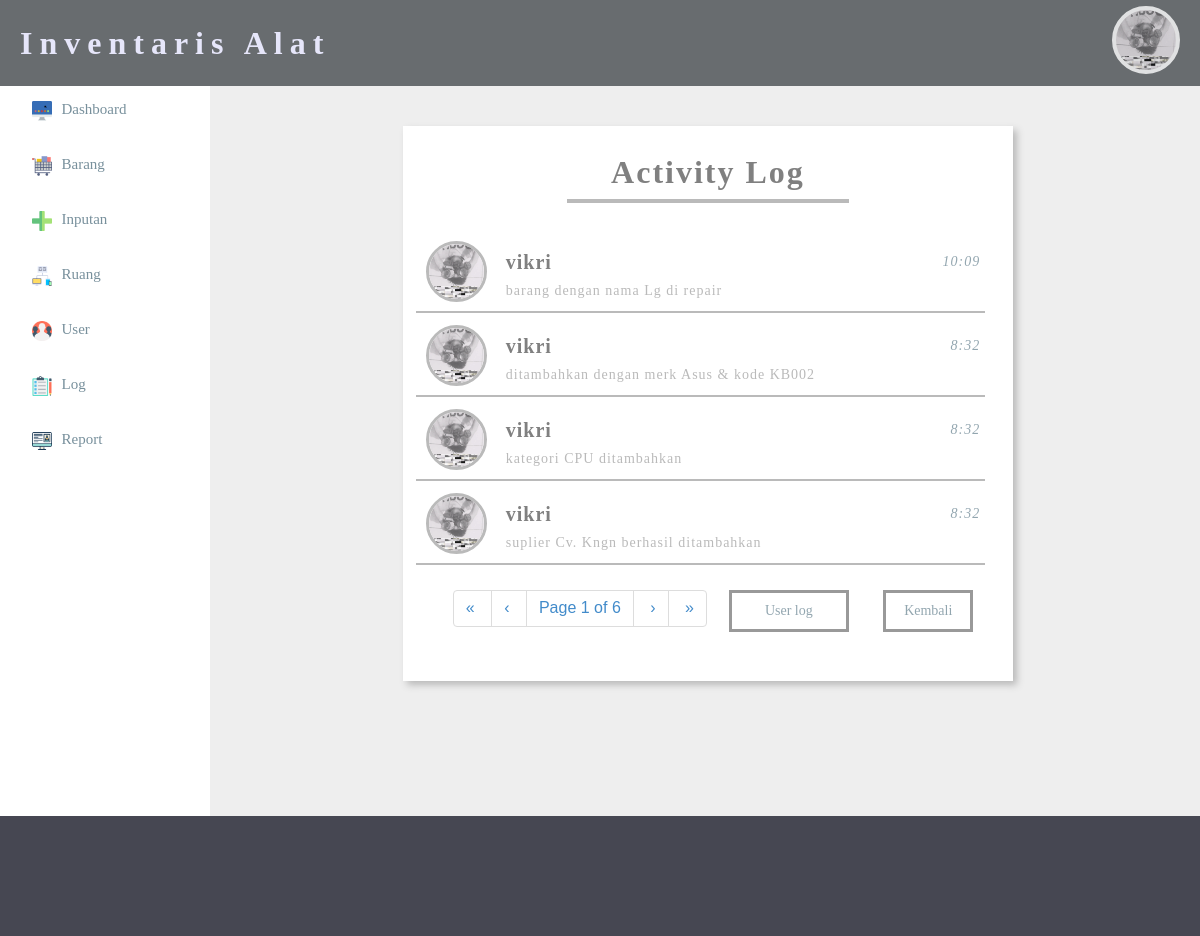
/admin/log.php (signed in), run on an earlier commit of the app's database.
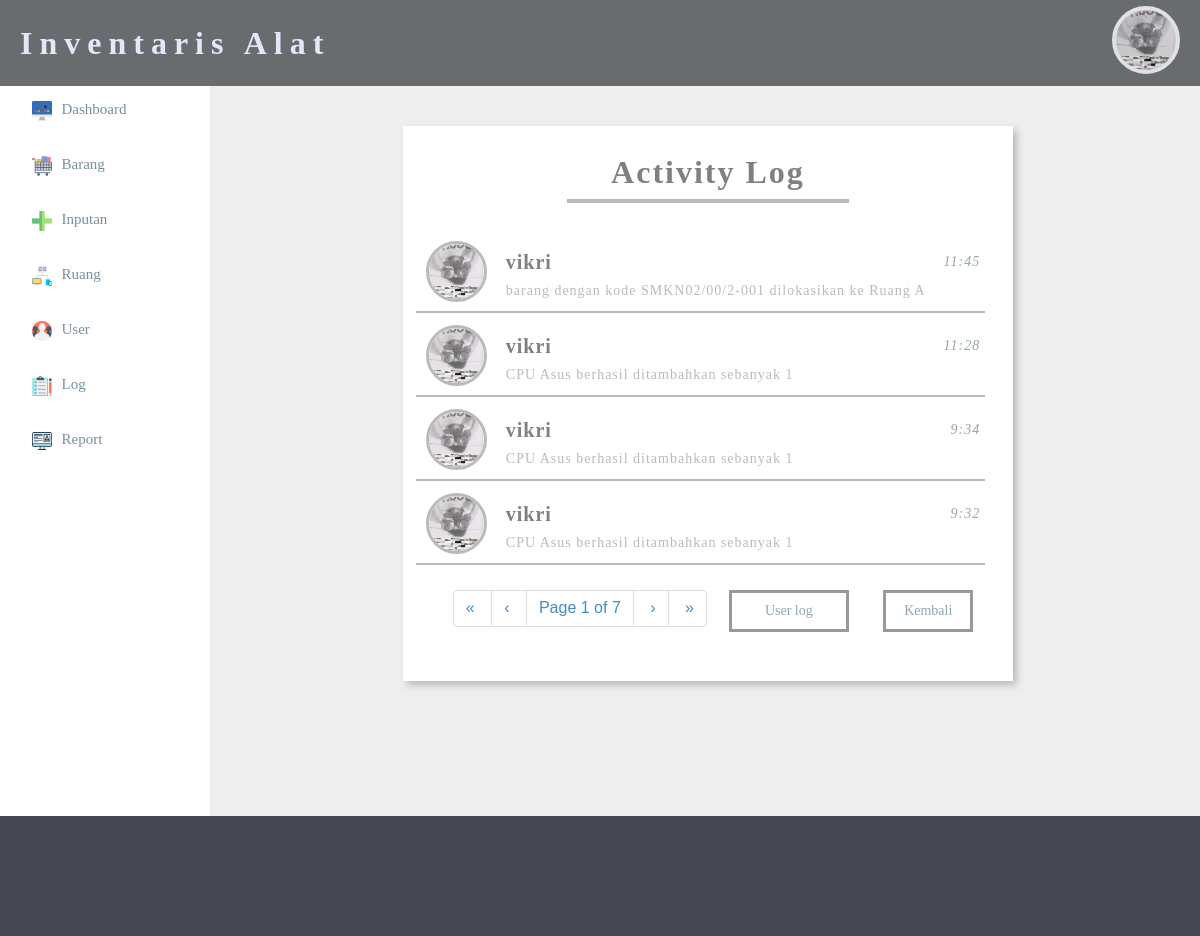
And on a later commit of the database.
### tables this page shows
CREATE TABLE IF NOT EXISTS `activty_log` (
  `id_activity` int(11) NOT NULL AUTO_INCREMENT,
  `id` int(11) NOT NULL,
  `date` datetime NOT NULL,
  `action` varchar(500) NOT NULL,
  `status` varchar(50) NOT NULL,
  PRIMARY KEY (`id_activity`)
);

### admin/log.php (the view, shortened to what this page needs)
<?php
	include 'session.php';
	include 'pagination.php';
	$sql =  "SELECT * FROM activty_log INNER JOIN admin ON activty_log.id=admin.id  ORDER BY activty_log.id_activity DESC";
        $result = mysql_query($sql);
        $rpp = 4;
        $reload = "log.php?pagination=true&page=1";
        $page = intval($_GET["page"]);
        if($page<=0) $page = 1;
        $tcount = mysql_num_rows($result);
        $tpages = ($tcount) ? ceil($tcount/$rpp) : 1;
        $count = 0;
        $i = ($page-1)*$rpp;
 ?>
 <html>
 <head>
 	<link rel="stylesheet" type="text/css" href="../css/admin_css.css">
 	<link rel="stylesheet" type="text/css" href="../css/log.css">
	<link rel="stylesheet" type="text/css" href="../css/bootstrap.css">
 </head>
 <body>
 	<?php
 		include 'header.php';
 	 ?>
	 <div class="a">
	 	<center>
		 	<div class="log">
		 		<h1>Activity Log</h1><hr>
		 		<br>
		 		<?php
                    while(($count<$rpp) && ($i<$tcount)) {
                        $data = mysql_fetch_array($result);
                        $date = $data['date'];
                        $tanggal = date('G:i', strtotime($date));
                        ?>
                    	<div class="user_log">
                    		<div class="photo">
                    			<img src="../gambar_profile/<?php echo $data['nama_gambar']; ?>">
                    		</div>
                    		<h3><?php echo $data['nama_depan']; ?></h3>
                    		<i style="float: right; margin-top: -15px; opacity: 0.8;"><?php echo $tanggal; ?></i>
                    		<p><?php echo $data['action']; ?></p>
                    	</div>
                    <?php
                        $i++;
                        $count++;
                    } ?>
                <div class="pagination" style="float: left; margin-left: 22px; margin-top: 5px;">
                	<?php echo paginate_one($reload, $page, $tpages); ?>
                </div>
                <a href="log2.php?page=1">
                	<button>User log</button>
                </a>
                <a href="inventori.php">
                	<button style="width: 90px;">Kembali</button>
                </a>
		 	</div>
	 	</center>
	 </div>
 	<?php
 		include 'sisi.php';
 	 ?>
 <div class="c">
 </div>
 </body>
 </html>

### admin/pagination.php
<?php
function paginate_one($reload, $page, $tpages) {
	$firstlabel = "&laquo;&nbsp;";
	$prevlabel  = "&lsaquo;&nbsp;";
	$nextlabel  = "&nbsp;&rsaquo;";
	$lastlabel  = "&nbsp;&raquo;";
	$out = "<ul class=\"pagination\">";
	if($page>1) {
		$out.= "<li><a href=\"" . $reload . "\">" . $firstlabel . "</a></li>";
	}
	else {
		$out.= "<li><span>" . $firstlabel . "</span></li>";
	}
	if($page==1) {
		$out.= "<li><span>" . $prevlabel . "</span></li>";
	}
	elseif($page==2) {
		$out.= "<li><a href=\"" . $reload . "\">" . $prevlabel . "</a></li>";
	}
	else {
		$out.= "<li><a href=\"" . $reload . "&amp;page=" . ($page-1) . "\">" . $prevlabel . "</a></li>";
	}
	$out.= "<li><span class=\"current\">Page " . $page . " of " . $tpages ."</span></li>";
	if($page<$tpages) {
		$out.= "<li><a href=\"" . $reload . "&amp;page=" .($page+1) . "\">" . $nextlabel . "</a></li>";
	}
	else {
		$out.= "<li><span>" . $nextlabel . "</span></li>";
	}
	if($page<$tpages) {
		$out.= "<li><a href=\"" . $reload . "&amp;page=" . $tpages . "\">" . $lastlabel . "</a></li>";
	}
	else {
		$out.= "<li><span>" . $lastlabel . "</span></li>";
	}
	$out.= "</ul>";
	return $out;
}
?>

What changed in the data, as far as the page shows it:
no longer on this page (row unchanged): activty_log: admin.nama_gambar (picture), admin.nama_depan "vikri", date "10:09", action "barang dengan nama Lg di repair"
no longer on this page (row unchanged): activty_log: admin.nama_gambar (picture), admin.nama_depan "vikri", date "8:32", action "ditambahkan dengan merk Asus & kode KB002"
no longer on this page (row unchanged): activty_log: admin.nama_gambar (picture), admin.nama_depan "vikri", date "8:32", action "kategori CPU ditambahkan"
no longer on this page (row unchanged): activty_log: admin.nama_gambar (picture), admin.nama_depan "vikri", date "8:32", action "suplier Cv. Kngn berhasil ditambahkan"
added activty_log: admin.nama_gambar (picture), admin.nama_depan "vikri", date "11:45", action "barang dengan kode SMKN02/00/2-001 dilokasikan ke Ruang A"
added activty_log: admin.nama_gambar (picture), admin.nama_depan "vikri", date "11:28", action "CPU Asus berhasil ditambahkan sebanyak 1"
added activty_log: admin.nama_gambar (picture), admin.nama_depan "vikri", date "9:34", action "CPU Asus berhasil ditambahkan sebanyak 1"
added activty_log: admin.nama_gambar (picture), admin.nama_depan "vikri", date "9:32", action "CPU Asus berhasil ditambahkan sebanyak 1"
Also different on the page:
$tpages: "6" → "7"
